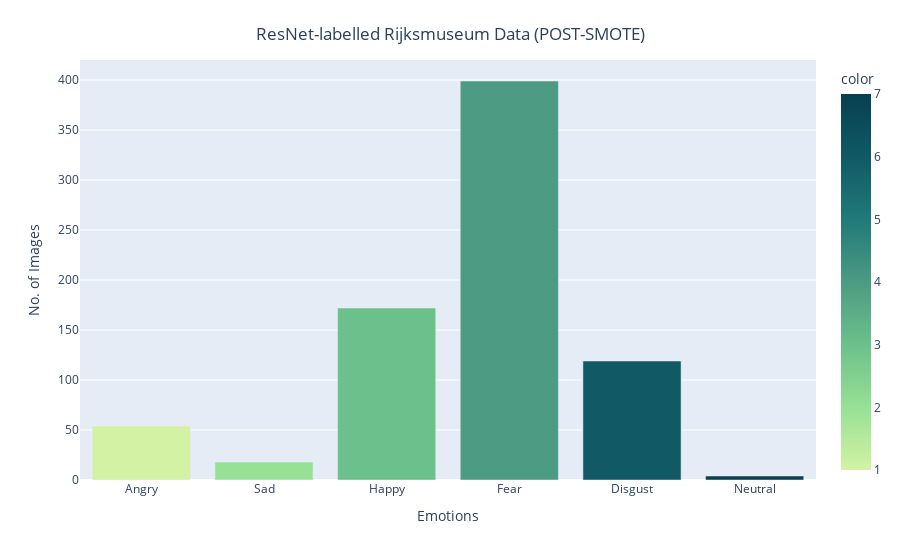

This figure's notebook cell:
### Code cell
fig = px.bar(
    x = ['Angry', 'Sad', 'Happy', 'Fear', 'Disgust', 'Neutral'],
    y = [list(df_resnet_resampled['predicted_label'].values).count(i) for i in np.unique(df_resnet_resampled['predicted_label'].values)], 
    color = np.unique(df_resnet_resampled['predicted_label'].values),
    color_continuous_scale="Emrld"
)

fig.update_xaxes(title="Emotions")
fig.update_yaxes(title = "No. of Images")
fig.update_layout(
    showlegend = True,
    title = {
        'text': 'ResNet-labelled Rijksmuseum Data (POST-SMOTE)',
        'y':0.95,
        'x':0.5,
        'xanchor': 'center',
        'yanchor': 'top'
    }
)

fig.show()

### Figure 1 — Plotly figure (JSON) as saved in the notebook; plotly's stock layout.template omitted (floating-point values rounded to 4 significant figures)
{"data": [{"alignmentgroup": "True", "hovertemplate": "x=%{x}<br>y=%{y}<br>color=%{marker.color}<extra></extra>", "legendgroup": "", "marker": {"color": [1, 2, 3, 4, 6, 7], "coloraxis": "coloraxis", "pattern": {"shape": ""}}, "name": "", "offsetgroup": "", "orientation": "v", "showlegend": false, "textposition": "auto", "type": "bar", "x": ["Angry", "Sad", "Happy", "Fear", "Disgust", "Neutral"], "xaxis": "x", "y": [54, 18, 172, 399, 119, 4], "yaxis": "y"}], "layout": {"barmode": "relative", "coloraxis": {"colorbar": {"title": {"text": "color"}}, "colorscale": [[0, "rgb(211, 242, 163)"], [0.1667, "rgb(151, 225, 150)"], [0.3333, "rgb(108, 192, 139)"], [0.5, "rgb(76, 155, 130)"], [0.6667, "rgb(33, 122, 121)"], [0.8333, "rgb(16, 89, 101)"], [1, "rgb(7, 64, 80)"]]}, "legend": {"tracegroupgap": 0}, "margin": {"t": 60}, "showlegend": true, "title": {"text": "ResNet-labelled Rijksmuseum Data (POST-SMOTE)", "x": 0.5, "xanchor": "center", "y": 0.95, "yanchor": "top"}, "xaxis": {"anchor": "y", "domain": [0, 1], "title": {"text": "Emotions"}}, "yaxis": {"anchor": "x", "domain": [0, 1], "title": {"text": "No. of Images"}}}}
